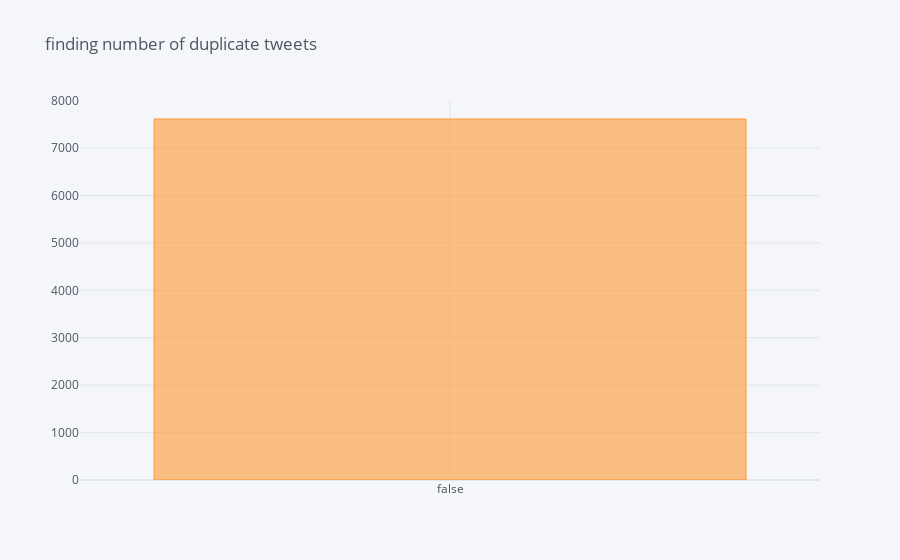

The code cell stored with this chart in its notebook:
### Code cell
value=df_train.duplicated().value_counts()
value.iplot(kind='bar',title="finding number of duplicate tweets")

### Figure 1 — Plotly figure (JSON) as saved in the notebook; plotly's stock layout.template omitted (floating-point values rounded to 4 significant figures)
{"data": [{"marker": {"color": "rgba(255, 153, 51, 0.6)", "line": {"color": "rgba(255, 153, 51, 1.0)", "width": 1}}, "name": "None", "orientation": "v", "text": "", "type": "bar", "x": [false], "y": [7613]}], "layout": {"legend": {"bgcolor": "#F5F6F9", "font": {"color": "#4D5663"}}, "paper_bgcolor": "#F5F6F9", "plot_bgcolor": "#F5F6F9", "title": {"font": {"color": "#4D5663"}, "text": "finding number of duplicate tweets"}, "xaxis": {"gridcolor": "#E1E5ED", "showgrid": true, "tickfont": {"color": "#4D5663"}, "title": {"font": {"color": "#4D5663"}, "text": ""}, "zerolinecolor": "#E1E5ED"}, "yaxis": {"gridcolor": "#E1E5ED", "showgrid": true, "tickfont": {"color": "#4D5663"}, "title": {"font": {"color": "#4D5663"}, "text": ""}, "zerolinecolor": "#E1E5ED"}}}
